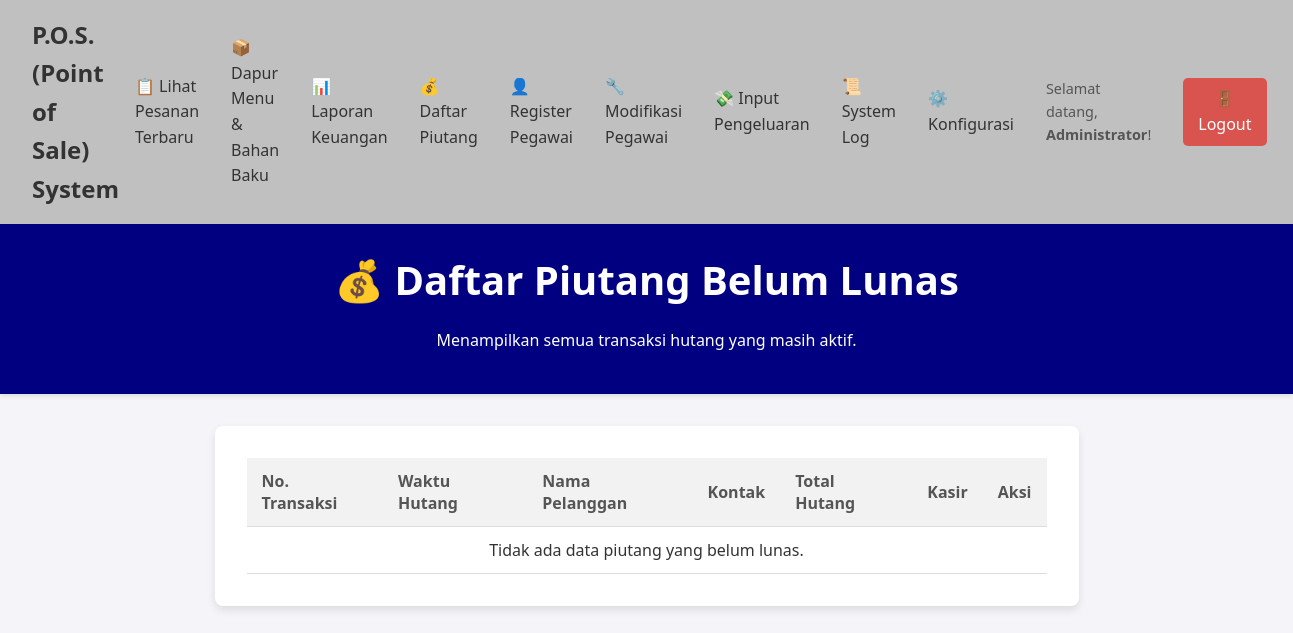
Before: /daftar_piutang.php (signed in) with the older database file.
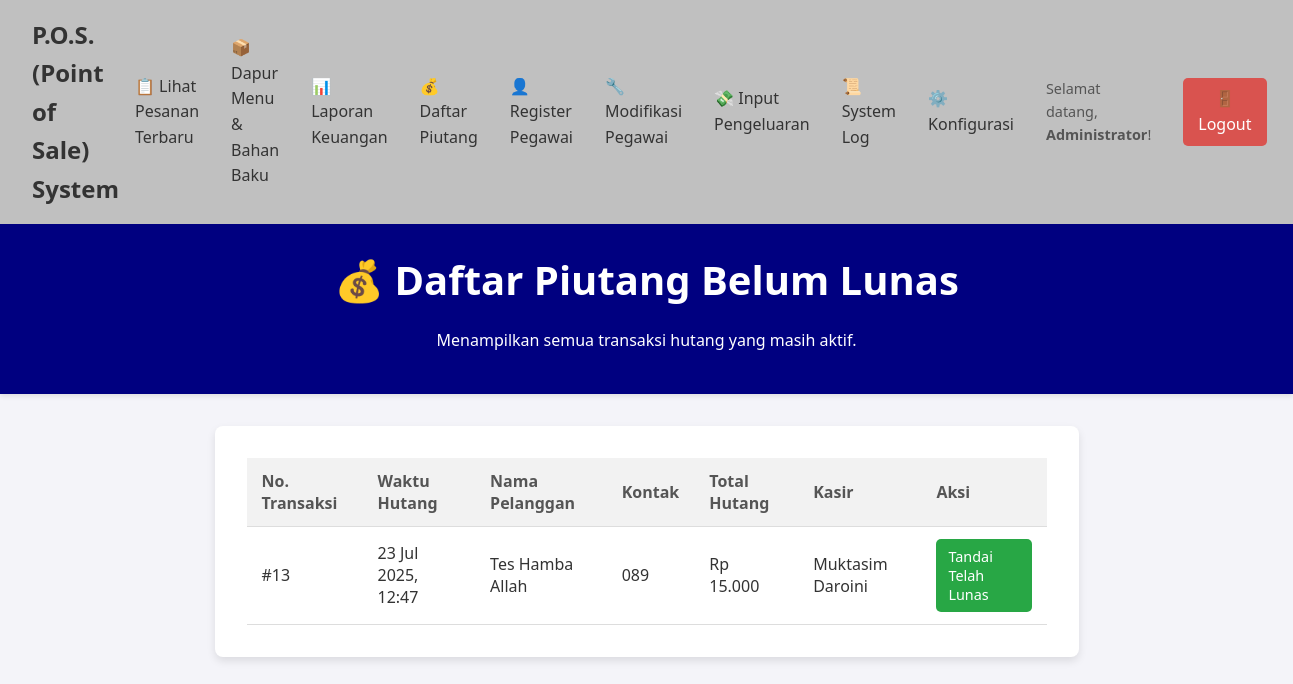
After: the same page with the newer database file.
### tables this page shows
CREATE TABLE `transaction` (
  `id_transaction` int(11) NOT NULL,
  `id_user` int(11) NOT NULL,
  `id_customer` int(11) DEFAULT NULL,
  `waktu_transaksi` datetime NOT NULL,
  `total_bayar` decimal(10,2) NOT NULL,
  `metode_pembayaran` varchar(50) NOT NULL,
  `status_pesanan` enum('pending','diproses','selesai','dibatalkan') NOT NULL DEFAULT 'pending'
);

CREATE TABLE `customer` (
  `id_customer` int(11) NOT NULL,
  `nama_pelanggan` varchar(100) NOT NULL,
  `kontak` varchar(20) DEFAULT NULL
);

CREATE TABLE `user` (
  `id_user` int(11) NOT NULL,
  `nama_user` varchar(100) NOT NULL,
  `username` varchar(50) NOT NULL,
  `password` varchar(255) NOT NULL,
  `role` varchar(20) NOT NULL
);

### daftar_piutang.php (the view, shortened to what this page needs)
<?php
include 'navbar.php';
require_once 'db_connect.php';
$sql = "SELECT
            t.id_transaction,
            t.waktu_transaksi,
            t.total_bayar,
            c.nama_pelanggan,
            c.kontak,
            u.nama_user AS kasir
        FROM
            transaction t
        JOIN
            user u ON t.id_user = u.id_user
        JOIN
            customer c ON t.id_customer = c.id_customer
        WHERE
            t.metode_pembayaran = 'Hutang' AND t.status_pesanan = 'diproses'
        ORDER BY
            t.waktu_transaksi ASC";
$result = mysqli_query($conn, $sql);
?>
<!DOCTYPE html>
<html lang="id">
<head>
  <link rel="stylesheet" href="style.css">
</head>
<body>
  <header>
    <h1>💰 Daftar Piutang Belum Lunas</h1>
    <p>Menampilkan semua transaksi hutang yang masih aktif.</p>
  </header>
  <main>
    <table>
      <thead>
        <tr>
          <th>No. Transaksi</th>
          <th>Waktu Hutang</th>
          <th>Nama Pelanggan</th>
          <th>Kontak</th>
          <th>Total Hutang</th>
          <th>Kasir</th>
          <th>Aksi</th>
        </tr>
      </thead>
      <tbody>
        <?php if (mysqli_num_rows($result) > 0): ?>
          <?php while ($row = mysqli_fetch_assoc($result)): ?>
            <tr>
              <td>#<?= $row['id_transaction']; ?></td>
              <td><?= date('d M Y, H:i', strtotime($row['waktu_transaksi'])); ?></td>
              <td><?= htmlspecialchars($row['nama_pelanggan']); ?></td>
              <td><?= htmlspecialchars($row['kontak']); ?></td>
              <td>Rp <?= number_format($row['total_bayar'], 0, ',', '.'); ?></td>
              <td><?= htmlspecialchars($row['kasir']); ?></td>
              <td>
                <a href="proses_pelunasan.php?id=<?= $row['id_transaction']; ?>" class="btn-pesan" style="background-color: #28a745;"
                  onclick="return confirm('Anda yakin piutang ini telah lunas? Tindakan ini akan memindahkan data ke laporan keuangan.');">
                  Tandai Telah Lunas
                </a>
              </td>
            </tr>
          <?php endwhile; ?>
        <?php else: ?>
          <tr>
            <td colspan="7" style="text-align:center;">Tidak ada data piutang yang belum lunas.</td>
          </tr>
        <?php endif; ?>
      </tbody>
    </table>
  </main>
</body>
</html>

Changed rows visible on the page:
added transaction: id_transaction "13", waktu_transaksi "23 Jul 2025, 12:47", id_customer.nama_pelanggan "Tes Hamba Allah", id_customer.kontak "089", total_bayar "15.000", id_user.nama_user "Muktasim Daroini"
Other visible differences:
text no longer shown: "Tidak ada data piutang yang belum lunas."
